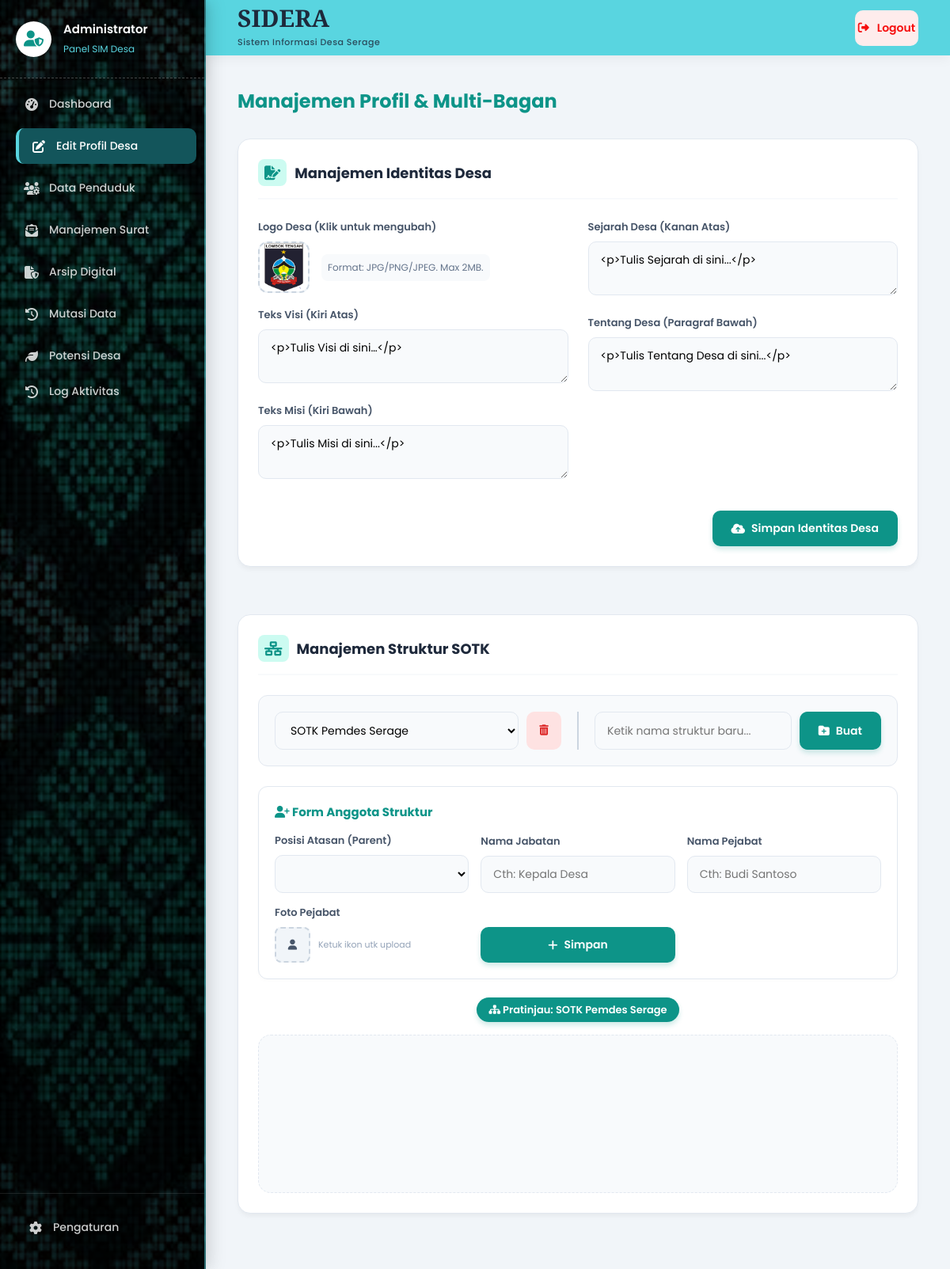
The app's page /admin/edit_profil.php (signed in) with its own data.
### tables this page shows
CREATE TABLE `profil_desa` (
  `id` int(11) NOT NULL DEFAULT 1,
  `logo_desa` varchar(255) DEFAULT NULL,
  `visi` text DEFAULT NULL,
  `misi` text DEFAULT NULL,
  `sejarah` text DEFAULT NULL,
  `tentang_desa` text DEFAULT NULL
);

CREATE TABLE `kategori_bagan` (
  `id` int(11) NOT NULL,
  `nama_bagan` varchar(150) NOT NULL
);

### admin/edit_profil.php (the view, shortened to what this page needs)
<?php
require_once '../config/koneksi.php';
require_once 'includes/admin_header.php';
$profil = $koneksi->query("SELECT * FROM profil_desa WHERE id = 1")->fetch_assoc();
$kategori_bagan = $koneksi->query("SELECT * FROM kategori_bagan ORDER BY id ASC");
$q_aktif = $koneksi->query("SELECT * FROM kategori_bagan ORDER BY id ASC LIMIT 1");
$aktif_bagan = $q_aktif->fetch_assoc();
$aktif_bagan_id = $aktif_bagan ? $aktif_bagan['id'] : 0;
$aktif_bagan_nama = $aktif_bagan ? $aktif_bagan['nama_bagan'] : "Belum ada bagan";
?>
<div class="page-header">
    <h1 class="page-title">Manajemen Profil & Multi-Bagan</h1>
</div>
<div style="display: grid; grid-template-columns: 1fr; gap: 30px;">
    <div class="admin-card-modern">
        <h3 class="card-title-modern"><i class="fa-solid fa-file-signature"></i> Manajemen Identitas Desa</h3>
        <form id="formProfil" enctype="multipart/form-data">
            <div class="grid-2-col">
                <div>
                    <div class="form-group-modern">
                        <label>Logo Desa (Klik untuk mengubah)</label>
                        <div style="display: flex; align-items: center; gap: 15px;">
                            <label for="uploadLogo" style="cursor: pointer; margin:0;">
                                <div class="img-preview-container <?= !empty($profil['logo_desa']) ? 'has-image' : '' ?>" id="previewLogoContainer">
                                    <img id="previewLogo" src="<?= !empty($profil['logo_desa']) ? '../assets/img/'.htmlspecialchars($profil['logo_desa']) : '' ?>">
                                </div>
                            </label>
                            <div style="flex:1;">
                                <span style="font-size: 12px; color: #64748b; background: var(--background); padding: 8px; border-radius: 8px; display:inline-block;">
                                    Format: JPG/PNG/JPEG. Max 2MB.
                                </span>
                            </div>
                        </div>
                    </div>
                    <div class="form-group-modern">
                        <label>Teks Visi (Kiri Atas)</label>
                        <textarea name="visi" id="editor_visi" class="form-control-modern"><?= htmlspecialchars($profil['visi'] ?? '') ?></textarea>
                    </div>
                    <div class="form-group-modern">
                        <label>Teks Misi (Kiri Bawah)</label>
                        <textarea name="misi" id="editor_misi" class="form-control-modern"><?= htmlspecialchars($profil['misi'] ?? '') ?></textarea>
                    </div>
                </div>
                <div>
                    <div class="form-group-modern">
                        <label>Sejarah Desa (Kanan Atas)</label>
                        <textarea name="sejarah" id="editor_sejarah" class="form-control-modern"><?= htmlspecialchars($profil['sejarah'] ?? '') ?></textarea>
                    </div>
                    <div class="form-group-modern">
                        <label>Tentang Desa (Paragraf Bawah)</label>
                        <textarea name="tentang_desa" id="editor_tentang" class="form-control-modern"><?= htmlspecialchars($profil['tentang_desa'] ?? '') ?></textarea>
                    </div>
                </div>
            </div>
            <div style="margin-top: 15px; text-align: right;">
                <button type="submit" class="btn-modern btn-primary-modern" id="btnSimpanProfil">
                    <i class="fa-solid fa-cloud-arrow-up"></i> Simpan Identitas Desa
                </button>
            </div>
        </form>
    </div>
    <div class="admin-card-modern">
        <h3 class="card-title-modern"><i class="fa-solid fa-network-wired"></i> Manajemen Struktur SOTK</h3>
        <div style="display: flex; flex-wrap: wrap; gap: 20px; background: #f8fafc; padding: 20px; border-radius: 12px; border: 1px solid #e2e8f0; margin-bottom: 25px;">
            <div style="flex: 1; min-width: 250px; display:flex; gap:10px;">
                <select id="selectKategoriBagan" class="form-control-modern" style="margin:0;" onchange="loadTreeAndParents()">
                    <?php while($kb = $kategori_bagan->fetch_assoc()): ?>
                        <option value="<?= $kb['id'] ?>" data-name="<?= htmlspecialchars($kb['nama_bagan']) ?>" <?= $aktif_bagan_id == $kb['id'] ? 'selected' : '' ?>>
                            <?= htmlspecialchars($kb['nama_bagan']) ?>
                        </option>
                    <?php endwhile; ?>
                </select>
                <button type="button" class="btn-danger-modern" onclick="hapusBaganAktif()" title="Hapus Permanen Bagan Ini">
                    <i class="fa-solid fa-trash-can"></i>
                </button>
            </div>
            <form id="formKategori" style="flex: 1; min-width: 250px; display:flex; gap:10px; border-left: 2px solid #cbd5e0; padding-left: 20px;">
                <input type="text" name="nama_bagan_baru" class="form-control-modern" placeholder="Ketik nama struktur baru..." required style="margin:0;">
                <button type="submit" class="btn-modern btn-primary-modern" id="btnSimpanKat"><i class="fa-solid fa-folder-plus"></i> Buat</button>
            </form>
        </div>
        <form id="formNode" enctype="multipart/form-data" style="background: white; padding: 20px; border-radius: 12px; border: 1px solid #e2e8f0; box-shadow: 0 2px 5px rgba(0,0,0,0.02);">
            <h4 style="font-size: 15px; margin-bottom: 15px; color: var(--primary);"><i class="fa-solid fa-user-plus"></i> Form Anggota Struktur</h4>
            <div style="display: grid; grid-template-columns: repeat(auto-fit, minmax(200px, 1fr)); gap: 15px; align-items: end;">
                <div class="form-group-modern" style="margin:0;">
                    <label>Posisi Atasan (Parent)</label>
                    <select name="parent_id" id="parent_id" class="form-control-modern" style="margin:0;"></select>
                </div>
                <div class="form-group-modern" style="margin:0;">
                    <label>Nama Jabatan</label>
                    <input type="text" name="jabatan" id="input_jabatan" class="form-control-modern" placeholder="Cth: Kepala Desa" required style="margin:0;">
                </div>
                <div class="form-group-modern" style="margin:0;">
                    <label>Nama Pejabat</label>
                    <input type="text" name="nama_pejabat" id="input_nama" class="form-control-modern" placeholder="Cth: Budi Santoso" required style="margin:0;">
                </div>
                <div class="form-group-modern" style="margin:0;">
                    <label>Foto Pejabat</label>
                    <div style="display:flex; gap:10px; align-items:center;">
                        <label for="uploadNodeImg" style="cursor: pointer; margin:0;">
                            <div class="img-preview-container" id="previewNodeContainer" style="width: 45px; height: 45px; border-radius:8px;">
                                <i class="fa-solid fa-user text-muted"></i>
                            </div>
                        </label>
                        <small style="color:#94a3b8; font-size:11px;">Ketuk ikon utk upload</small>
                    </div>
                </div>
                <div style="display:flex; gap:10px;">
                    <button type="submit" class="btn-modern btn-primary-modern" id="btnSimpanNode" style="flex:1;"><i class="fa-solid fa-plus"></i> Simpan</button>
                </div>
            </div>
        </form>
        <div style="text-align: center; margin: 25px 0 10px 0;">
            <span id="titleBaganAktif" style="background: var(--primary); color: white; padding: 6px 15px; border-radius: 20px; font-size: 13px; font-weight: 600; box-shadow: 0 4px 6px rgba(13,148,136,0.2);">
                <i class="fa-solid fa-sitemap"></i> Pratinjau: <?= htmlspecialchars($aktif_bagan_nama) ?>
            </span>
        </div>
        <div class="org-tree-container" id="treeContainer">
        </div>
    </div>
</div>
<?php require_once 'includes/admin_footer.php'; ?>

### admin/includes/admin_header.php (style rules this page uses)
:root { --sidebar-bg: #1a6f76; --sidebar-hover: #13555b; --topbar-bg: #59d5e0; --bg-light: #f1f5f9; --text-dark: #1e293b; --text-muted: #64748b; --primary: #1a6f76; --secondary: #59d5e0; --shadow-sm: 0 4px 6px rgba(0,0,0,0.05); --shadow-md: 0 10px 20px rgba(0,0,0,0.08); --transition: all 0.3s ease; }
* { margin: 0; padding: 0; box-sizing: border-box; font-family: 'Poppins', sans-serif; }
body { background-color: var(--bg-light); color: var(--text-dark); display: flex; min-height: 100vh; overflow-x: hidden; }
.page-header { margin-bottom: 30px; }
.page-title { font-size: 24px; color: var(--primary); font-weight: 700; }

### admin/edit_profil.php (style rules this page uses)
:root { --primary: #0d9488; --primary-hover: #0f766e; --surface: #ffffff; --background: #f8fafc; --text-main: #1e293b; --border-color: #e2e8f0; }
.admin-card-modern { background: var(--surface); border-radius: 16px; padding: 25px; box-shadow: 0 4px 6px -1px rgba(0,0,0,0.05); border: 1px solid var(--border-color); margin-bottom: 30px; }
.card-title-modern { font-size: 18px; color: var(--text-main); font-weight: 700; margin-bottom: 25px; display: flex; align-items: center; gap: 10px; padding-bottom: 15px; border-bottom: 2px solid var(--background); }
.card-title-modern i { color: var(--primary); background: #ccfbf1; padding: 8px; border-radius: 8px; }
.form-group-modern { margin-bottom: 18px; }
.form-group-modern label { display: block; font-size: 13px; font-weight: 600; color: #475569; margin-bottom: 8px; }
.form-control-modern { width: 100%; padding: 12px 15px; border: 1px solid var(--border-color); border-radius: 10px; font-size: 14px; background: var(--background); transition: all 0.3s ease; }
.btn-modern { padding: 12px 24px; border-radius: 10px; font-weight: 600; font-size: 14px; cursor: pointer; transition: all 0.3s; border: none; display: inline-flex; align-items: center; justify-content: center; gap: 8px; }
.btn-primary-modern { background: var(--primary); color: white; box-shadow: 0 4px 6px rgba(13, 148, 136, 0.2); }
.btn-danger-modern { background: #fee2e2; color: #dc2626; padding: 12px 16px; border-radius: 10px; border: none; cursor: pointer; transition: 0.2s; }
.grid-2-col { display: grid; grid-template-columns: 1fr 1fr; gap: 25px; }
.img-preview-container { position: relative; width: 65px; height: 65px; border-radius: 12px; border: 2px dashed #cbd5e0; overflow: hidden; background: #f1f5f9; display: flex; align-items: center; justify-content: center; }
.img-preview-container img { width: 100%; height: 100%; object-fit: cover; display: none; }
.img-preview-container.has-image img { display: block; }
.org-tree-container { padding: 20px; background: var(--background); border-radius: 16px; border: 1px dashed var(--border-color); margin-top: 20px; overflow-x: auto; min-height: 200px; position: relative; }

### records on screen
profil_desa: logo_desa (picture), visi "<p>Tulis Visi di sini…</p>", misi "<p>Tulis Misi di sini...</p>", sejarah "<p>Tulis Sejarah di sini...</p>", tentang_desa "<p>Tulis Tentang Desa di sini...</p>"
kategori_bagan: nama_bagan "SOTK Pemdes Serage"

### other values on screen
form field value "SOTK Pemdes Serage"
